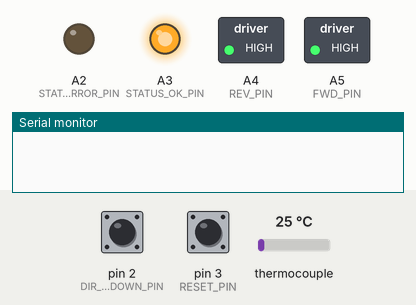
Simulated run of this sketch. Board: Arduino Uno, built with avr-gcc and run on an emulated ATmega328P. Parts: switched loads named in the sketch (green lamp = pin HIGH), output pins drawn as LEDs (lit = HIGH), the last lines printed to the serial monitor. The test bench sets the inputs (shaded band); at power-on: pin 2 (DIR_SWITCH_DOWN_PIN) HIGH, pin 3 (RESET_PIN) LOW, thermocouple 25 °C.

Above: at 1.2 s.
1.3 s: pin 2 (DIR_SWITCH_DOWN_PIN) pulled LOW for 0.15 s
At 1.5 s:
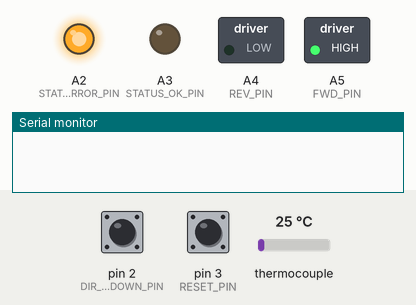
3.1 s: pin 2 (DIR_SWITCH_DOWN_PIN) pulled LOW for 3.2 s
At 6.8 s:
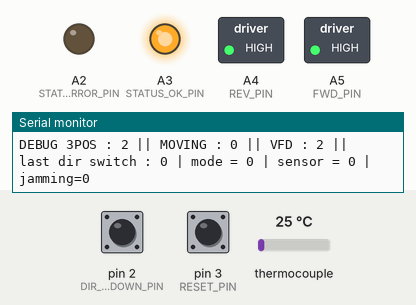
Timing chart, 0 to 8.3 s (numbered marks = the images above; inputs shaded):
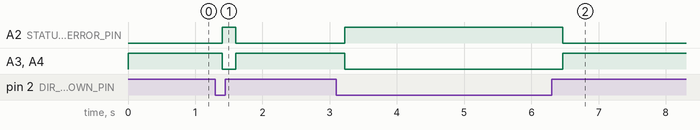

Measured:
- after the input at 1.3 s, A2 (STATUS_ERROR_PIN): LOW → HIGH after 0.10 s, → LOW 0.20 s later; A3 (STATUS_OK_PIN), A4 (REV_PIN): HIGH → LOW after 0.10 s, → HIGH 0.20 s later
- after the input at 3.1 s, A2 (STATUS_ERROR_PIN): LOW → HIGH after 0.12 s, → LOW 3.2 s later; A3 (STATUS_OK_PIN), A4 (REV_PIN): HIGH → LOW after 0.12 s, → HIGH 3.2 s later

The sketch:

auto-reverse.ino
```cpp
#include "config.h"
#include "globals.h"
#include "vfd.h"
#include "proximity.h"
#include "switch.h"
#include "auto-reverse.h"

void setup() {
  if (DEBUG) {
    Serial.begin(19200);
  }

  vfd_setup();
  switch_setup();
  logTS = millis();

  #ifdef HAS_PROXIMTY
    proximity_setup();
  #endif

  #ifdef HAS_HALL
    hall_setup();
  #endif

  #ifdef STATUS
    status_setup();
  #endif

  #ifdef HAS_RESET
    reset_setup();
  #endif

}

void loop() {

  switch_loop();

  if(HAS_AUTO_REVERSE){
    auto_reverse_loop();
    return;
  }

  #ifdef HAS_TEMPERTURE
    temperature_loop();
    if (!temperatureOk()) {
      mode = FATAL;
      onFatal();
      return;
    }
  #endif

  #ifdef HAS_RESET
    reset_loop();
    if(isReset){
      resetSys();
      delay(1000);
      return;
    }
  #endif


  if (DEBUG) {
    if (millis() - logTS > DEBUG_INTERVAL) {
      logTS = millis();
      char data[124];
      sprintf(data, "DEBUG 3POS : %d || MOVING : %d || VFD : %d || last dir switch : %d | mode = %d | sensor = %lu | jamming=%d" , switch_pos, moving, vfd_dir, last_switch, mode, SENSOR_DT, jamming);
      Serial.println(data);
    }
  }

  switch (switch_pos) {
    case FORWARD: {
        fwd(true);
        #ifdef HAS_STATUS
          setStatus(false);
        #endif
        break;
      }
    case REVERSE: {
        rev(true);
        #ifdef HAS_STATUS
          setStatus(false);
        #endif
        break;
      }
    case STOP: {
        stop();
        mode = HALT;
        last_switch = STOP;
        #ifdef HAS_STATUS
          setStatus(true);
        #endif
        break;
      }
  }
  delay(100);
}
```

auto-reverse.h
```cpp
#ifndef AUTO_REVERSE_H
#define AUTO_REVERSE_H

#include "features.h"

#ifdef HAS_RESET
	void resetSys() { stop(); }
#endif

void onFatal() {
	#ifdef ALARM_SOUND
		alarm();
	#endif

	#ifdef HAS_STATUS
		setStatus(true);
	#endif
}

// our main 'is shredding function', utilizing different sensors
bool isShredding() {
	bool ret = true;

	#ifdef HAS_PROXIMITY
	if (!proximityOk()) {
		return false;
	}
	#endif

	#ifdef HAS_HALL
		ret = hallOk();
	#endif

	return ret;
}

void auto_reverse_setup() {

}

void auto_reverse_loop() {

	#ifdef HAS_PROXIMITY
		proximity_loop();
	#endif

	#ifdef HAS_HALL
		hall_loop();
	#endif

	#ifdef HAS_IR
		ir_loop();
	#endif


	if (DEBUG) {
		if (millis() - logTS > DEBUG_INTERVAL) {
			logTS = millis();
			char data[124];
			sprintf(data, "DEBUG 3POS : %d || MOVING : %d || VFD : %d || last dir switch : %d | mode = %d | sensor = %lu | jamming=%d", switch_pos, moving, vfd_dir, last_switch, mode, SENSOR_DT, jamming);
			Serial.println(data);
		}
	}

	#ifdef HAS_RESET
		reset_loop();
		if (isReset) {
			resetSys();
			delay(1000);
			return;
		}
	#endif

	#ifdef HAS_TEMPERTURE
		temperature_loop();
		if (!temperatureOk()) {
			mode = FATAL;
			onFatal();
			return;
		}
	#endif

	if (switch_pos == FORWARD) {
		if (last_switch == STOP) {
			if (!isShredding() && mode == HALT) {
				startTS = millis();
				mode = STARTING;
			}
		}

		if (mode == STARTING) {
			if (millis() - startTS > STARTING_TIMEOUT) {
				if (isShredding()) {
					mode = SHREDDING;
				}
				else {
					mode = JAMMING;
					stop();
					return;
				}
			}
		}

		if (mode == SHREDDING) {
			if (!isShredding()) {
				mode = JAMMING;
				stop();
				#ifdef HAS_PROXIMTY
					proximity_reset();
				#endif
				return;
			}
			else {
				jamming = 0;
			}
		}

		if (mode == JAMMING) {
			if (jamming >= MAX_REVERSE_TRIALS) {
				mode = FATAL;
				stop();

				#ifdef HAS_PROXIMTY
					moving = false;
				#endif

				onFatal();
				return;
			}

			rev(true);
			mode = REVERSING;
			jamming++;
			reverseTS = millis();
			return;
		}

		if (mode == REVERSING) {
			if (millis() - reverseTS > REVERSING_TIMEOUT) {
				stop();
				startTS = millis();
				mode = STARTING;

				#ifdef HAS_PROXIMTY
					moving = false;
				#endif
			}
		}
	}

	#ifdef ALARM_SOUND
		if (mode == FATAL) {
			alarm();
		}
	#endif

	if ((mode == JAMMING || mode == FATAL || mode == REVERSING)) {
		if (switch_pos != STOP) {
			return;
		}
	}

	switch (switch_pos) {
		case FORWARD: {
			fwd(true);
			#ifdef HAS_STATUS
				setStatus(false);
			#endif
			break;
		}
		case REVERSE: {
			rev(true);
			#ifdef HAS_STATUS
				setStatus(false);
			#endif
			break;
		}
		case STOP: {
			stop();
			mode = HALT;
			jamming = 0;
			last_switch = STOP;
			#ifdef HAS_STATUS
				setStatus(true);
			#endif
			break;
		}
	}
	delay(100);
}
#endif
```

enums.h
```cpp
#ifndef ENUMS_H
#define ENUMS_H

enum DIRECTION : unsigned char
{
  FORWARD = 1,
  STOP = 0,
  REVERSE = 2
};

enum MODE : unsigned char
{
  HALT = 0,
  STARTING = 1,
  SHREDDING = 2,
  BREAKING = 3,
  REVERSING = 4,
  JAMMING = 5,
  FATAL = 6
};

#endif
```

features.h
```cpp
#ifndef FEATURES_H
#define FEATURES_H

#ifdef HAS_TEMPERTURE
	#include "temperature.h"
#endif

#ifdef ALARM_SOUND
	#include "alarm.h"
#endif

#ifdef HAS_HALL
	#include "hall.h"
#endif

#ifdef HAS_PROXIMITY
	#include "proximity.h"
#endif

#ifdef HAS_STATUS
	#include "status.h"
#endif

#ifdef HAS_RESET
	#include "reset.h"
#endif

#ifdef HAS_IR
	#include "ir.h"
#endif

#endif
```

globals.h
```cpp
#ifndef GLOBALS_H
#define GLOBALS_H

unsigned long logTS = 0;      // TS to dump debug messages every 5 secs
unsigned long startTS = 0;    // TS for last vfd started
unsigned long reverseTS = 0;  // TS for last vfd reversing

int mode = 0;                 // see enums.h::MODE
int jamming = 0;              // jamming counter

#endif
```

proximity.h
```cpp
#ifndef PROXIMITY_H
#define PROXIMITY_H

//  Typical proximity switch. This needs debouncing.
//  Wiring :
//    Blue  -> GND
//    Brown -> 6 - 36 V
//    Black -> Digital In (PROXIMITY_INPUT)

#include <Bounce2.h>
#include "config.h"

unsigned long SENSOR_HIGH_TS = 0;   // Last HIGH TS
unsigned long SENSOR_LOW_TS = 0;    // Last LOW TS
unsigned long SENSOR_DT = 0;        // Last delta time between HIGH / LOW
unsigned long now = 0;              // Temp. variable to store tick TS

int moving = 0;                     // Final result
int proxValue = 0;                  // Temp. variable to track sensor value, for debugging

Bounce proxDebouncer = Bounce();

void proximity_setup()
{

  now = millis();
  SENSOR_HIGH_TS = now;
  SENSOR_DT = now;

  proxDebouncer.attach(PROXIMITY_PIN, INPUT_PULLUP);
  proxDebouncer.interval(25);

  moving = 0;
}

void proximity_reset()
{

  now = millis();
  SENSOR_HIGH_TS = now;
  SENSOR_DT = now;
  moving = 0;
}

void proximity_loop()
{

  proxDebouncer.update();
  proxValue = proxDebouncer.read() ? LOW : HIGH;

  now = millis();
  if (proxValue == HIGH)
  {
    SENSOR_HIGH_TS = now;
  }
  else
  {
    SENSOR_LOW_TS = now;
  }

  if (SENSOR_HIGH_TS <= SENSOR_LOW_TS)
  {
    SENSOR_DT = SENSOR_LOW_TS - SENSOR_HIGH_TS;
  }
  else
  {
    SENSOR_DT = SENSOR_HIGH_TS - SENSOR_LOW_TS;
  }

  SENSOR_DT = abs(SENSOR_DT);

  if (SENSOR_DT > PROXIMITY_TIMEOUT)
  {
    moving = 0;
  }
  else
  {
    moving = 1;
  }
}

bool proximityOk() {
  return moving;
}

#endif
```

reset.h
```cpp
#ifndef RESET_H
#define RESET_H

int isReset = 0;
void reset_setup() {}

void reset_loop() {
  isReset = digitalRead(RESET_PIN);
}

#endif
```

status.h
```cpp
#ifndef STATUS_H
#define STATUS_H

void status_setup() { }

void setStatus(bool error) {
  if (error) {
    analogWrite(STATUS_ERROR_PIN, RELAY_ON);
    analogWrite(STATUS_OK_PIN, RELAY_OFF);
  } else {
    analogWrite(STATUS_OK_PIN, RELAY_ON);
    analogWrite(STATUS_ERROR_PIN, RELAY_OFF);
  }
}

#endif
```

switch.h
```cpp
#ifndef POS_H
#define POS_H

#include <Bounce2.h>


// Typical 3 position switch. This needs debouncing.
// Wiring :
//  Up      -> Digital In (DIR_SWITCH_UP)
//  Down    -> Digital In (DIR_SWITCH_DOWN)
//  Middle  -> GND

int last_switch = 0;          // Track last switch position
int switch_pos = 0;           // Current switch position

int up = false;               // Temp. variable to track : up
int down = false;             // Temp. variable to track : down


Bounce debouncerUp = Bounce();
Bounce debouncerDown = Bounce();

void switch_setup()
{
  debouncerUp.attach(DIR_SWITCH_UP_PIN, INPUT_PULLUP);
  debouncerUp.interval(25);

  debouncerDown.attach(DIR_SWITCH_DOWN_PIN, INPUT_PULLUP);
  debouncerDown.interval(25);
}

void switch_loop()
{
  debouncerUp.update();
  debouncerDown.update();

  up = debouncerUp.read() == 0 ? true : false;
  down = debouncerDown.read() == 0 ? true : false;

  int newDirection = 0;

  if (up)
  {
    newDirection = FORWARD;
  }
  if (down)
  {
    newDirection = REVERSE;
  }
  if (!up && !down)
  {
    newDirection = STOP;
  }

  if (newDirection != switch_pos)
  {
    last_switch = switch_pos;
  }
  switch_pos = newDirection;
}

#endif
```

temperature.h
```cpp
#ifndef TEMPERATURE_H
#define TEMPERATURE_H

#ifdef HAS_TEMPERTURE
 #include <max6675.h>
#endif
MAX6675 ktc(TEMPERTURE_SCK_PIN, TEMPERTURE_CS_PIN, TEMPERTURE_SO_PIN);

int temperature = 0;
unsigned long temperature_TS = 0;

void temperature_loop() {

  if (millis() - temperature_TS > TEMPERTURE_INTERVAL) {
    temperature_TS = millis();
    temperature = ktc.readCelsius();
  }
}

bool temperatureOk() {
  return temperature < TEMPERTURE_MAX;
}
#endif
```

vfd.h
```cpp
#ifndef VFD_H
#define VFD_H

#include "config.h"
#include "enums.h"

void rev(bool on);
void fwd(bool on);

int vfd_dir = 0;

void stop();

void vfd_setup()
{
  pinMode(FWD_PIN, OUTPUT);
  pinMode(REV_PIN, OUTPUT);
  stop();
}

void fwd(bool on)
{
  if (on)
  {
    rev(false);
    vfd_dir = DIRECTION::FORWARD;
  }
  else
  {
    vfd_dir = DIRECTION::STOP;
  }
  analogWrite(FWD_PIN, on ? RELAY_ON : RELAY_OFF);
}

void rev(bool on)
{
  if (on)
  {
    fwd(false);
    vfd_dir = DIRECTION::REVERSE;
  }
  else
  {
    vfd_dir = DIRECTION::STOP;
  }
  analogWrite(REV_PIN, on ? RELAY_ON : RELAY_OFF);
}

void stop()
{
  rev(false);
  fwd(false);
  vfd_dir = DIRECTION::STOP;
}
#endif
```

config.h
```cpp
#ifndef CONFIG_H
#define CONFIG_H

#define FWD_PIN A5                          // VFD FWD Pin. This goes into the relay.
#define REV_PIN A4                          // VFD REV Pin. This goes into the relay.

#define RELAY_ON 0                          // The relay bank's on value (eg: normally closed)
#define RELAY_OFF 255                       // The relay bank's off value (eg: normally closed)

#define DIR_SWITCH_UP_PIN 1                 // The 3 position's up output
#define DIR_SWITCH_DOWN_PIN 2               // The 3 position's down output

#define STARTING_TIMEOUT 2000               // Threshold, time needed to startup motor
#define REVERSING_TIMEOUT 2000              // Threshold, time needed to reverse motor
#define MAX_REVERSE_TRIALS 2                // Max. trials to reverse before aborting (goes in FATAL state, unlock via 3pos switch = 0 or reset button)

#define DEBUG true
#define DEBUG_INTERVAL 2000

#define HAS_AUTO_REVERSE true               // Set true to enable auto-reverse, false to wire the 3-pos switch directly to the VFD FWD/REV inputs.
#define ENABLE_AUTO_REVERSE_PIN 8           // The pin to disable/enable auto-reverse - Not impl.

//////////////////////////////////////////////////////////////////////////////////////////////////////////////////////////////////////////////////
//
//    Optional : you need to activate at least one sensor, HALL or/and IR and/or PROXIMITY
//

// Proximity sensor - uncomment to activate
// #define HAS_PROXIMITY
#define PROXIMITY_PIN 9                     // Proximity Sensor Pin (usually the black)
#define PROXIMITY_TIMEOUT 3000              // Max. delta time between the sensor's on/off. This is used to recognize a jamming.

// IR sensor ( LM393 ) - not. impl. - experimental - uncomment to activate
// #define HAS_IR
#define IR_PIN 2                            // Arduino has fixed pins for using interrupts, don't change this
#define IR_INTERVAL 1000                    // re-compute values in this interval


// Reset button - uncomment to activate. This will unlock the fatal state in case of jamming or other problems.
#define HAS_RESET
#define RESET_PIN 3

// Status LEDS (ok, error) - uncomment to activate
#define HAS_STATUS
#define STATUS_OK_PIN A3                    // This goes into the relay
#define STATUS_ERROR_PIN A2                 // This goes into the relay

// Some VFDs have an error signal. Consume this to set FATAL state - Not impl.  - uncomment to activate
#define VFD_ERROR_PIN 13
// VFDs have an reset signal. Consume this in case we have a reset button - Not impl.  - uncomment to activate
#define VFD_RESET_PIN 12

// Motor temperature sensor - uncomment to activate. If the TEMPERTURE_MAX has been exceeded, it will stop the motor and goes into fatal mode.
#define HAS_TEMPERTURE
#define TEMPERTURE_SCK_PIN 5
#define TEMPERTURE_CS_PIN 6
#define TEMPERTURE_SO_PIN 7

#define TEMPERTURE_INTERVAL 1000            // Senor read interval, MAX6675 wants it over 1000
#define TEMPERTURE_MAX 50                   // Max. motor temperature, in C

// Alarm sound - uncomment to activate
// #define ALARM_SOUND
#define ALARM_SOUND_PIN 11


// Hall Sensor (Experimental)- uncomment to activate
// #define HAS_HALL
#define HALL_INTERVAL 500                 // hall sensor read interval
#define HALL_PIN A0                       // this pin has a hall sensor connected to it that measures the output current to the motor
#define MAX_AMPS 650                      // this is the value over which the hall sensor signal will register as a jam

#endif
```
